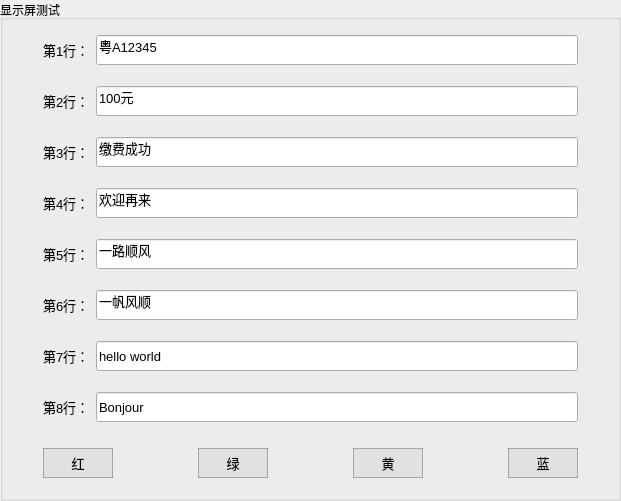
       <widget class="QGroupBox" name="groupBox_28">
        <property name="geometry">
         <rect>
          <x>790</x>
          <y>90</y>
          <width>621</width>
          <height>501</height>
         </rect>
        </property>
        <property name="title">
         <string>显示屏测试</string>
        </property>
        <layout class="QGridLayout" name="gridLayout_27">
         <property name="leftMargin">
          <number>40</number>
         </property>
         <property name="topMargin">
          <number>5</number>
         </property>
         <property name="rightMargin">
          <number>40</number>
         </property>
         <property name="bottomMargin">
          <number>5</number>
         </property>
         <item row="8" column="0">
          <layout class="QHBoxLayout" name="horizontalLayout_74">
           <property name="spacing">
            <number>6</number>
           </property>
           <property name="bottomMargin">
            <number>5</number>
           </property>
           <item>
            <widget class="QLabel" name="label_line7_B">
             <property name="minimumSize">
              <size>
               <width>0</width>
               <height>30</height>
              </size>
             </property>
             <property name="font">
              <font>
               <pointsize>10</pointsize>
              </font>
             </property>
             <property name="text">
              <string>第7行：</string>
             </property>
            </widget>
           </item>
           <item>
            <widget class="QLineEdit" name="lineEdit_line7_B">
             <property name="minimumSize">
              <size>
               <width>0</width>
               <height>30</height>
              </size>
             </property>
             <property name="font">
              <font>
               <pointsize>10</pointsize>
              </font>
             </property>
             <property name="text">
              <string>hello world</string>
             </property>
            </widget>
           </item>
          </layout>
         </item>
         <item row="7" column="0">
          <layout class="QHBoxLayout" name="horizontalLayout_62">
           <property name="spacing">
            <number>6</number>
           </property>
           <property name="bottomMargin">
            <number>5</number>
           </property>
           <item>
            <widget class="QLabel" name="label_line6_B">
             <property name="minimumSize">
              <size>
               <width>0</width>
               <height>30</height>
              </size>
             </property>
             <property name="font">
              <font>
               <pointsize>10</pointsize>
              </font>
             </property>
             <property name="text">
              <string>第6行：</string>
             </property>
            </widget>
           </item>
           <item>
            <widget class="QLineEdit" name="lineEdit_line6_B">
             <property name="minimumSize">
              <size>
               <width>0</width>
               <height>30</height>
              </size>
             </property>
             <property name="font">
              <font>
               <pointsize>10</pointsize>
              </font>
             </property>
             <property name="text">
              <string>一帆风顺</string>
             </property>
            </widget>
           </item>
          </layout>
         </item>
         <item row="2" column="0">
          <layout class="QHBoxLayout" name="horizontalLayout_72">
           <property name="spacing">
            <number>6</number>
           </property>
           <property name="bottomMargin">
            <number>5</number>
           </property>
           <item>
            <widget class="QLabel" name="label_line3_B">
             <property name="minimumSize">
              <size>
               <width>0</width>
               <height>30</height>
              </size>
             </property>
             <property name="font">
              <font>
               <pointsize>10</pointsize>
              </font>
             </property>
             <property name="text">
              <string>第3行：</string>
             </property>
            </widget>
           </item>
           <item>
            <widget class="QLineEdit" name="lineEdit_line3_B">
             <property name="minimumSize">
              <size>
               <width>0</width>
               <height>30</height>
              </size>
             </property>
             <property name="font">
              <font>
               <pointsize>10</pointsize>
              </font>
             </property>
             <property name="text">
              <string>缴费成功</string>
             </property>
            </widget>
           </item>
          </layout>
         </item>
         <item row="1" column="0">
          <layout class="QHBoxLayout" name="horizontalLayout_65">
           <property name="spacing">
            <number>6</number>
           </property>
           <property name="bottomMargin">
            <number>5</number>
           </property>
           <item>
            <widget class="QLabel" name="label_line2_B">
             <property name="minimumSize">
              <size>
               <width>0</width>
               <height>30</height>
              </size>
             </property>
             <property name="font">
              <font>
               <pointsize>10</pointsize>
              </font>
             </property>
             <property name="text">
              <string>第2行：</string>
             </property>
            </widget>
           </item>
           <item>
            <widget class="QLineEdit" name="lineEdit_line2_B">
             <property name="minimumSize">
              <size>
               <width>0</width>
               <height>30</height>
              </size>
             </property>
             <property name="font">
              <font>
               <pointsize>10</pointsize>
              </font>
             </property>
             <property name="text">
              <string>100元</string>
             </property>
            </widget>
           </item>
          </layout>
         </item>
         <item row="3" column="0">
          <layout class="QHBoxLayout" name="horizontalLayout_70">
           <property name="spacing">
            <number>6</number>
           </property>
           <property name="bottomMargin">
            <number>5</number>
           </property>
           <item>
            <widget class="QLabel" name="label_line4_B">
             <property name="minimumSize">
              <size>
               <width>0</width>
               <height>30</height>
              </size>
             </property>
             <property name="font">
              <font>
               <pointsize>10</pointsize>
              </font>
             </property>
             <property name="text">
              <string>第4行：</string>
             </property>
            </widget>
           </item>
           <item>
            <widget class="QLineEdit" name="lineEdit_line4_B">
             <property name="minimumSize">
              <size>
               <width>0</width>
               <height>30</height>
              </size>
             </property>
             <property name="font">
              <font>
               <pointsize>10</pointsize>
              </font>
             </property>
             <property name="text">
              <string>欢迎再来</string>
             </property>
            </widget>
           </item>
          </layout>
         </item>
         <item row="9" column="0">
          <layout class="QHBoxLayout" name="horizontalLayout_75">
           <property name="spacing">
            <number>6</number>
           </property>
           <property name="bottomMargin">
            <number>5</number>
           </property>
           <item>
            <widget class="QLabel" name="label_line8_B">
             <property name="minimumSize">
              <size>
               <width>0</width>
               <height>30</height>
              </size>
             </property>
             <property name="font">
              <font>
               <pointsize>10</pointsize>
              </font>
             </property>
             <property name="text">
              <string>第8行：</string>
             </property>
            </widget>
           </item>
           <item>
            <widget class="QLineEdit" name="lineEdit_line8_B">
             <property name="minimumSize">
              <size>
               <width>0</width>
               <height>30</height>
              </size>
             </property>
             <property name="font">
              <font>
               <pointsize>10</pointsize>
              </font>
             </property>
             <property name="text">
              <string>Bonjour</string>
             </property>
            </widget>
           </item>
          </layout>
         </item>
         <item row="6" column="0">
          <layout class="QHBoxLayout" name="horizontalLayout_71">
           <property name="spacing">
            <number>6</number>
           </property>
           <property name="bottomMargin">
            <number>5</number>
           </property>
           <item>
            <widget class="QLabel" name="label_line5_B">
             <property name="minimumSize">
              <size>
               <width>0</width>
               <height>30</height>
              </size>
             </property>
             <property name="font">
              <font>
               <pointsize>10</pointsize>
              </font>
             </property>
             <property name="text">
              <string>第5行：</string>
             </property>
            </widget>
           </item>
           <item>
            <widget class="QLineEdit" name="lineEdit_line5_B">
             <property name="minimumSize">
              <size>
               <width>0</width>
               <height>30</height>
              </size>
             </property>
             <property name="font">
              <font>
               <pointsize>10</pointsize>
              </font>
             </property>
             <property name="text">
              <string>一路顺风</string>
             </property>
            </widget>
           </item>
          </layout>
         </item>
         <item row="0" column="0">
          <layout class="QHBoxLayout" name="horizontalLayout_68">
           <property name="spacing">
            <number>6</number>
           </property>
           <property name="bottomMargin">
            <number>5</number>
           </property>
           <item>
            <widget class="QLabel" name="label_line1_B">
             <property name="minimumSize">
              <size>
               <width>0</width>
               <height>30</height>
              </size>
             </property>
             <property name="font">
              <font>
               <pointsize>10</pointsize>
              </font>
             </property>
             <property name="text">
              <string>第1行：</string>
             </property>
            </widget>
           </item>
           <item>
            <widget class="QLineEdit" name="lineEdit_line1_B">
             <property name="minimumSize">
              <size>
               <width>0</width>
               <height>30</height>
              </size>
             </property>
             <property name="font">
              <font>
               <pointsize>10</pointsize>
              </font>
             </property>
             <property name="text">
              <string>粤A12345</string>
             </property>
            </widget>
           </item>
          </layout>
         </item>
         <item row="10" column="0">
          <layout class="QHBoxLayout" name="horizontalLayout_73">
           <property name="spacing">
            <number>6</number>
           </property>
           <property name="topMargin">
            <number>5</number>
           </property>
           <property name="bottomMargin">
            <number>5</number>
           </property>
           <item>
            <widget class="QPushButton" name="button_displayColor_Red_B">
             <property name="minimumSize">
              <size>
               <width>70</width>
               <height>30</height>
              </size>
             </property>
             <property name="font">
              <font>
               <pointsize>10</pointsize>
              </font>
             </property>
             <property name="styleSheet">
              <string notr="true">QPushButton{
	border-style:solid;
	border-width:1px;
	color: rgb(0, 0, 0);
	background-color: rgba(225, 225, 225);
	border-color:rgba(100, 100, 100, 120);
}

QPushButton:hover{
	color:rgba(0,0,0,200);
	background-color:rgb(240, 248, 248);
	border-color: rgb(0, 150, 250);
}

QPushButton:pressed{
	border-style:inset;
	color:rgba(0,0,0,150);
	background-color: rgba(225, 225, 225);
	border-color: rgba(0, 163, 245);
}</string>
             </property>
             <property name="text">
              <string>红</string>
             </property>
            </widget>
           </item>
           <item>
            <spacer name="horizontalSpacer_20">
             <property name="orientation">
              <enum>Qt::Horizontal</enum>
             </property>
             <property name="sizeHint" stdset="0">
              <size>
               <width>40</width>
               <height>20</height>
              </size>
             </property>
            </spacer>
           </item>
           <item>
            <widget class="QPushButton" name="button_displayColor_Green_B">
             <property name="minimumSize">
              <size>
               <width>70</width>
               <height>30</height>
              </size>
             </property>
             <property name="font">
              <font>
               <pointsize>10</pointsize>
              </font>
             </property>
             <property name="styleSheet">
              <string notr="true">QPushButton{
	border-style:solid;
	border-width:1px;
	color: rgb(0, 0, 0);
	background-color: rgba(225, 225, 225);
	border-color:rgba(100, 100, 100, 120);
}

QPushButton:hover{
	color:rgba(0,0,0,200);
	background-color:rgb(240, 248, 248);
	border-color: rgb(0, 150, 250);
}

QPushButton:pressed{
	border-style:inset;
	color:rgba(0,0,0,150);
	background-color: rgba(225, 225, 225);
	border-color: rgba(0, 163, 245);
}</string>
             </property>
             <property name="text">
              <string>绿</string>
             </property>
            </widget>
           </item>
           <item>
            <spacer name="horizontalSpacer_38">
             <property name="orientation">
              <enum>Qt::Horizontal</enum>
             </property>
             <property name="sizeHint" stdset="0">
              <size>
               <width>40</width>
               <height>20</height>
              </size>
             </property>
            </spacer>
           </item>
           <item>
            <widget class="QPushButton" name="button_displayColor_Yellow_B">
             <property name="minimumSize">
              <size>
               <width>70</width>
               <height>30</height>
              </size>
             </property>
             <property name="font">
              <font>
               <pointsize>10</pointsize>
              </font>
             </property>
             <property name="styleSheet">
              <string notr="true">QPushButton{
	border-style:solid;
	border-width:1px;
	color: rgb(0, 0, 0);
	background-color: rgba(225, 225, 225);
	border-color:rgba(100, 100, 100, 120);
}

QPushButton:hover{
	color:rgba(0,0,0,200);
	background-color:rgb(240, 248, 248);
	border-color: rgb(0, 150, 250);
}

QPushButton:pressed{
	border-style:inset;
	color:rgba(0,0,0,150);
	background-color: rgba(225, 225, 225);
	border-color: rgba(0, 163, 245);
}</string>
             </property>
             <property name="text">
              <string>黄</string>
             </property>
            </widget>
           </item>
           <item>
            <spacer name="horizontalSpacer_39">
             <property name="orientation">
              <enum>Qt::Horizontal</enum>
             </property>
             <property name="sizeHint" stdset="0">
              <size>
               <width>40</width>
               <height>20</height>
              </size>
             </property>
            </spacer>
           </item>
           <item>
            <widget class="QPushButton" name="button_displayColor_Blue_B">
             <property name="minimumSize">
              <size>
               <width>70</width>
               <height>30</height>
              </size>
             </property>
             <property name="font">
              <font>
               <pointsize>10</pointsize>
              </font>
             </property>
             <property name="styleSheet">
              <string notr="true">QPushButton{
	border-style:solid;
	border-width:1px;
	color: rgb(0, 0, 0);
	background-color: rgba(225, 225, 225);
	border-color:rgba(100, 100, 100, 120);
}

QPushButton:hover{
	color:rgba(0,0,0,200);
	background-color:rgb(240, 248, 248);
	border-color: rgb(0, 150, 250);
}

QPushButton:pressed{
	border-style:inset;
	color:rgba(0,0,0,150);
	background-color: rgba(225, 225, 225);
	border-color: rgba(0, 163, 245);
}</string>
             </property>
             <property name="text">
              <string>蓝</string>
             </property>
            </widget>
           </item>
          </layout>
         </item>
        </layout>
       </widget>
